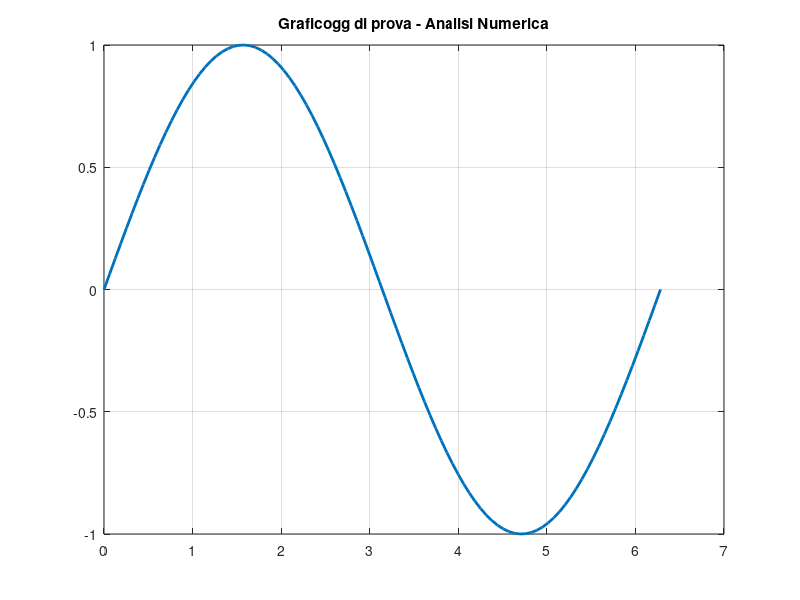

Recreate this plot in MATLAB.
% Test di collegamento MATLAB - GitHub
clear; clc;

disp('Ciao GitHub! MATLAB è collegato con successo.');

% Facciamo un piccolo calcolo numerico di prova
x = linspace(0, 2*pi, 100);
y = sin(x);

plot(x, y, 'LineWidth', 2);
grid on;
title('Graficogg di prova - Analisi Numerica');
